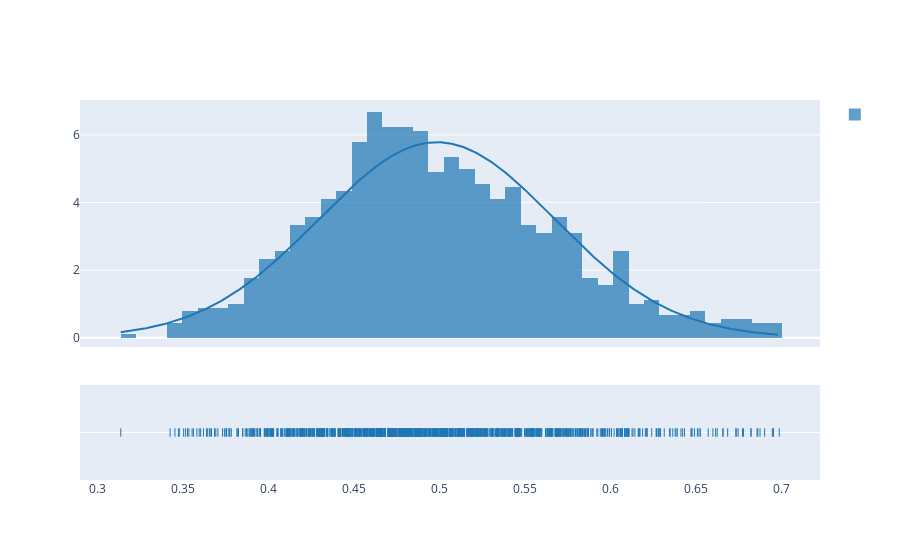

Notebook code for this chart:
### Code cell
hist_data = [data]
group_labels = ['']

fig = ff.create_distplot(hist_data, group_labels, curve_type='normal', bin_size=0.009)
fig.show()

### Figure 1 — Plotly figure (JSON) as saved in the notebook; plotly's stock layout.template omitted (floating-point values rounded to 4 significant figures; data arrays with more than 128 entries replaced by an {"elided": "..."} marker saying what was removed)
{"data": [{"autobinx": false, "histnorm": "probability density", "legendgroup": "", "marker": {"color": "rgb(31, 119, 180)"}, "name": "", "opacity": 0.7, "type": "histogram", "x": {"elided": "1000 float values"}, "xaxis": "x", "xbins": {"end": 0.6989, "size": 0.009, "start": 0.3137}, "yaxis": "y"}, {"legendgroup": "", "marker": {"color": "rgb(31, 119, 180)"}, "mode": "lines", "name": "", "showlegend": false, "type": "scatter", "x": {"elided": "500 float values"}, "xaxis": "x", "y": {"elided": "500 float values"}, "yaxis": "y"}, {"legendgroup": "", "marker": {"color": "rgb(31, 119, 180)", "symbol": "line-ns-open"}, "mode": "markers", "name": "", "showlegend": false, "type": "scatter", "x": {"elided": "1000 float values"}, "xaxis": "x", "y": {"elided": "1000 str values"}, "yaxis": "y2"}], "layout": {"barmode": "overlay", "hovermode": "closest", "legend": {"traceorder": "reversed"}, "xaxis": {"anchor": "y2", "domain": [0, 1], "zeroline": false}, "yaxis": {"anchor": "free", "domain": [0.35, 1], "position": 0}, "yaxis2": {"anchor": "x", "domain": [0, 0.25], "dtick": 1, "showticklabels": false}}}
